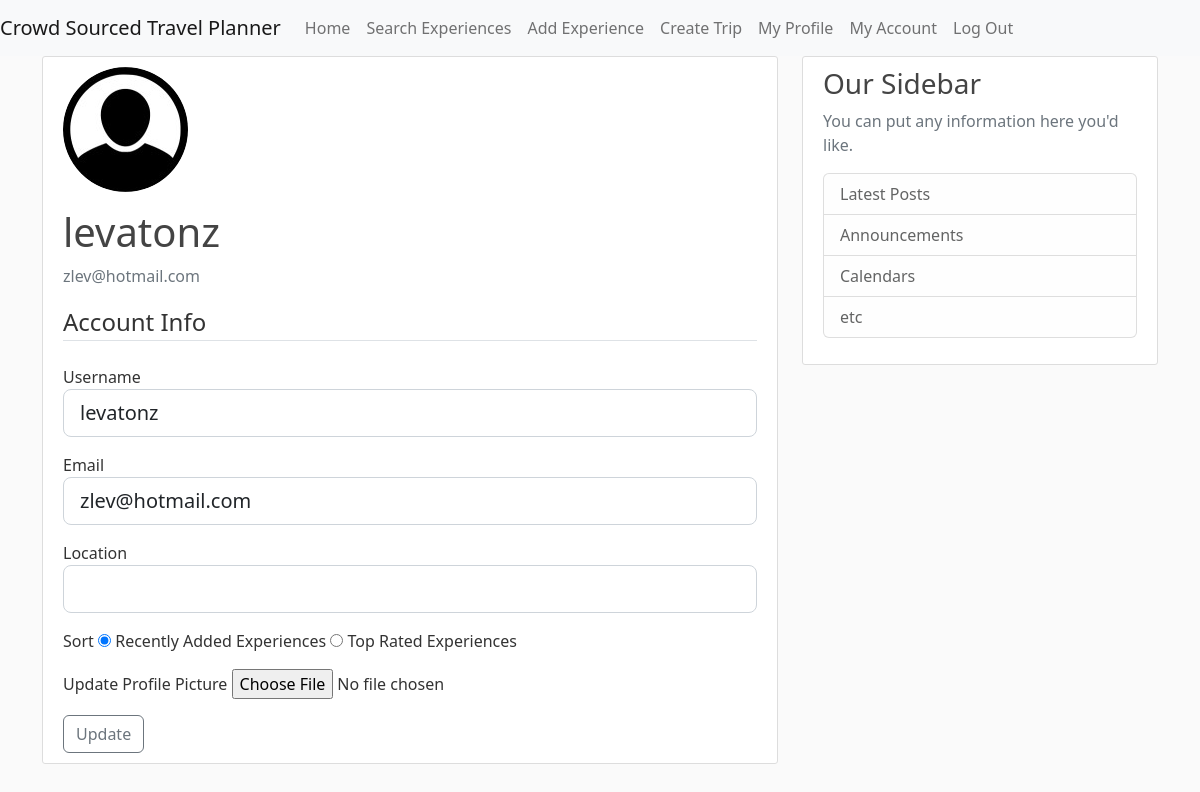
Page /account (signed in) on the earlier database version.
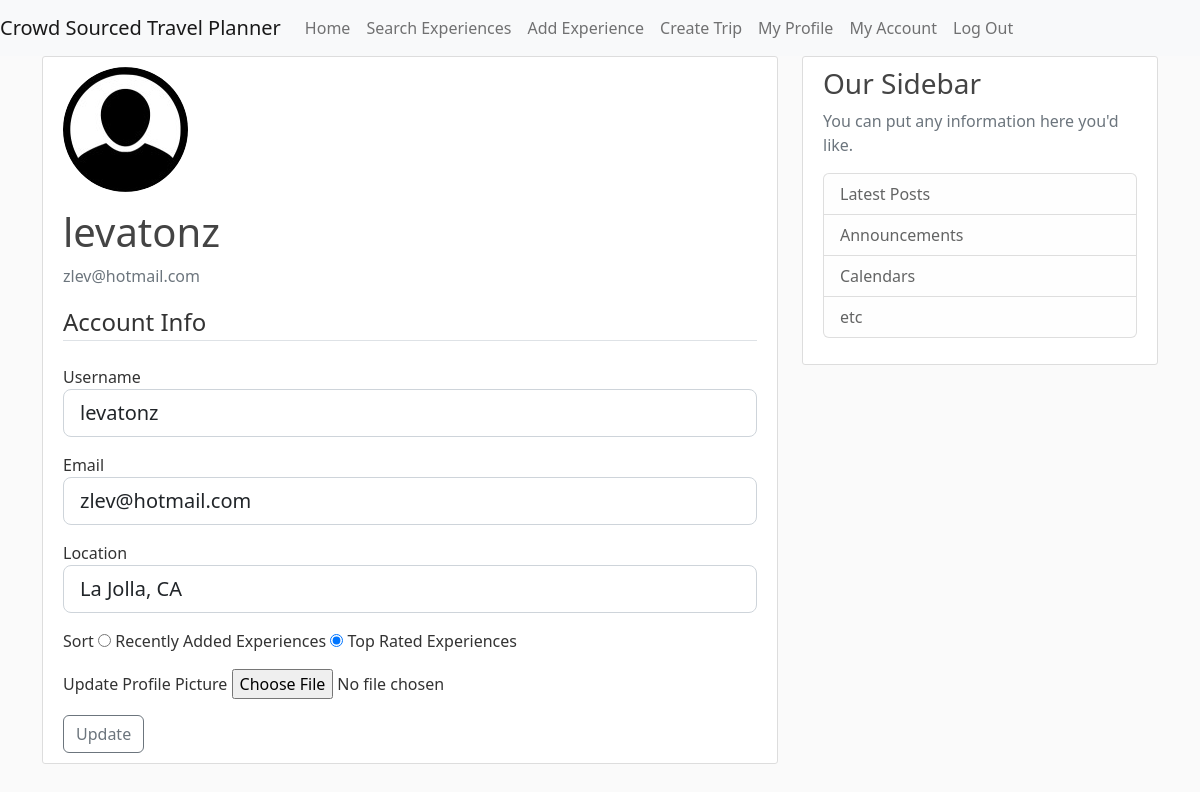
Same page on the later database version.
### CrowdSourcedTravelPlanner/models.py (models this page shows, shortened)
class User(db.Model, UserMixin):
    id = db.Column(db.Integer, primary_key=True)
    username = db.Column(db.String(20), unique=True, nullable=False)
    email = db.Column(db.String(120), unique=True, nullable=False)
    image_file = db.Column(db.String(20), nullable=False, default='default.jpg')
    password = db.Column(db.String(60), nullable=False)
    date_account_created = db.Column(db.DateTime, nullable=False, default=datetime.utcnow)
    experiences = db.relationship('Experience', backref='author', lazy=True)
    trips = db.relationship('Trip', backref='author', lazy=True)
    location = db.Column(db.String(100), nullable=True, default="")
    latitude = db.Column(db.Float, nullable=True)  # Temporarily nullable for now while I'm testing
    longitude = db.Column(db.Float, nullable=True)  # Re-evaluate later
    sort = db.Column(db.String(20), nullable=True, default='recent')

### CrowdSourcedTravelPlanner/routes.py (the view)
@app.route("/account", methods=['GET', 'POST'])
@login_required
def account():
    form = forms.UpdateAccountForm()
    if form.validate_on_submit():
        if form.picture.data:
            picture_file = save_profile_picture(form.picture.data)
            current_user.image_file = picture_file
        current_user.username = form.username.data
        current_user.email = form.email.data
        current_user.location = form.location.data
        current_user.sort = form.sort.data
        if current_user.location != "":
            geolocation = get_geolocation(current_user.location)
            if geolocation:
                current_user.latitude = round(float(geolocation[0]), 4)
                current_user.longitude = round(float(geolocation[1]), 4)
        db.session.commit()
        flash('Your account has been updated!', 'success')
        return redirect(url_for('account'))
    elif request.method == 'GET':
        form.username.data = current_user.username
        form.email.data = current_user.email
        form.location.data = current_user.location
        form.sort.data = current_user.sort
    image_file = url_for('static', filename='profile_pics/' + current_user.image_file)
    return render_template('account.html', title='My Account', image_file=image_file, form=form)

### CrowdSourcedTravelPlanner/forms.py (shortened to what this page needs)
class UpdateAccountForm(FlaskForm):
    username = StringField('Username', validators=[DataRequired(), Length(min=2, max=20)])
    email = StringField('Email', validators=[DataRequired(), Email()])
    location = StringField('Location')
    sort = RadioField('Sort',
                      choices=[('recent', 'Recently Added Experiences'), ('top_rated', 'Top Rated Experiences')],
                      validators=[DataRequired()])
    picture = FileField('Update Profile Picture', validators=[FileAllowed(['jpg', 'png'])])
    submit = SubmitField('Update')

### CrowdSourcedTravelPlanner/models.py (called while the page is built)
@login_manager.user_loader
def load_user(user_id):
    return User.query.get(int(user_id))

### CrowdSourcedTravelPlanner/templates/account.html (shortened to what this page needs)
{% extends "pageLayout.html" %}
{% block content %}
    <div class="content-section">
      <div class="media">
        <img class="rounded-circle account-img" src="{{ image_file }}">
        <div class="media-body">
          <h2 class="account-heading">{{ current_user.username }}</h2>
          <p class="text-secondary">{{ current_user.email }}</p>
        </div>
      </div>
        <form method="POST" action="" enctype="multipart/form-data">
            <fieldset class="form-group">
                <legend class="border-bottom mb-4">Account Info</legend>
                <div class="form-group">
                    {{ form.username.label(class="form-control-label") }}
                    {% if form.username.errors %}
                        {{ form.username(class="form-control form-control-lg is-invalid") }}
                        <div class="invalid-feedback">
                            {% for error in form.username.errors %}
                                <span>{{ error }}</span>
                            {% endfor %}
                        </div>
                    {% else %}
                        {{ form.username(class="form-control form-control-lg") }}
                    {% endif %}
                </div>
                <div class="form-group pt-3">
                    {{ form.email.label(class="form-control-label") }}
                    {% if form.email.errors %}
                        {{ form.email(class="form-control form-control-lg is-invalid") }}
                        <div class="invalid-feedback">
                            {% for error in form.email.errors %}
                                <span>{{ error }}</span>
                            {% endfor %}
                        </div>
                    {% else %}
                        {{ form.email(class="form-control form-control-lg") }}
                    {% endif %}
                </div>
                <div class="form-group pt-3">
                    {{ form.location.label(class="form-control-label") }}
                    {% if form.location.errors %}
                        {{ form.location(class="form-control form-control-lg is-invalid") }}
                        <div class="invalid-feedback">
                            {% for error in form.location.errors %}
                                <span>{{ error }}</span>
                            {% endfor %}
                        </div>
                    {% else %}
                        {{ form.location(class="form-control form-control-lg") }}
                    {% endif %}
                </div>
                <div class="form-group pt-3">
                    {{ form.sort.label(class="form-control-label") }}
                    {% for subfield in form.sort %}
                        <tr>
                            <td>{{ subfield }}</td>
                            <td>{{ subfield.label }}</td>
                        </tr>
                    {% endfor %}
                </div>
                <div class="form-group pt-3">
                    {{ form.picture.label() }}
                    {{ form.picture(class="form-control-file") }}
                </div>
            </fieldset>
            <div class="form-group pt-3">
                {{ form.submit(class="btn btn-outline-secondary") }}
            </div>
        </form>
    </div>
{% endblock content %}}

Differences in the rows shown:
changed User "levatonz": location (not shown) → "La Jolla, CA"
Other differences:
form field sort: "☑ Recently Added Experiences" → "☐ Recently Added Experiences"
form field sort: "☐ Top Rated Experiences" → "☑ Top Rated Experiences"
